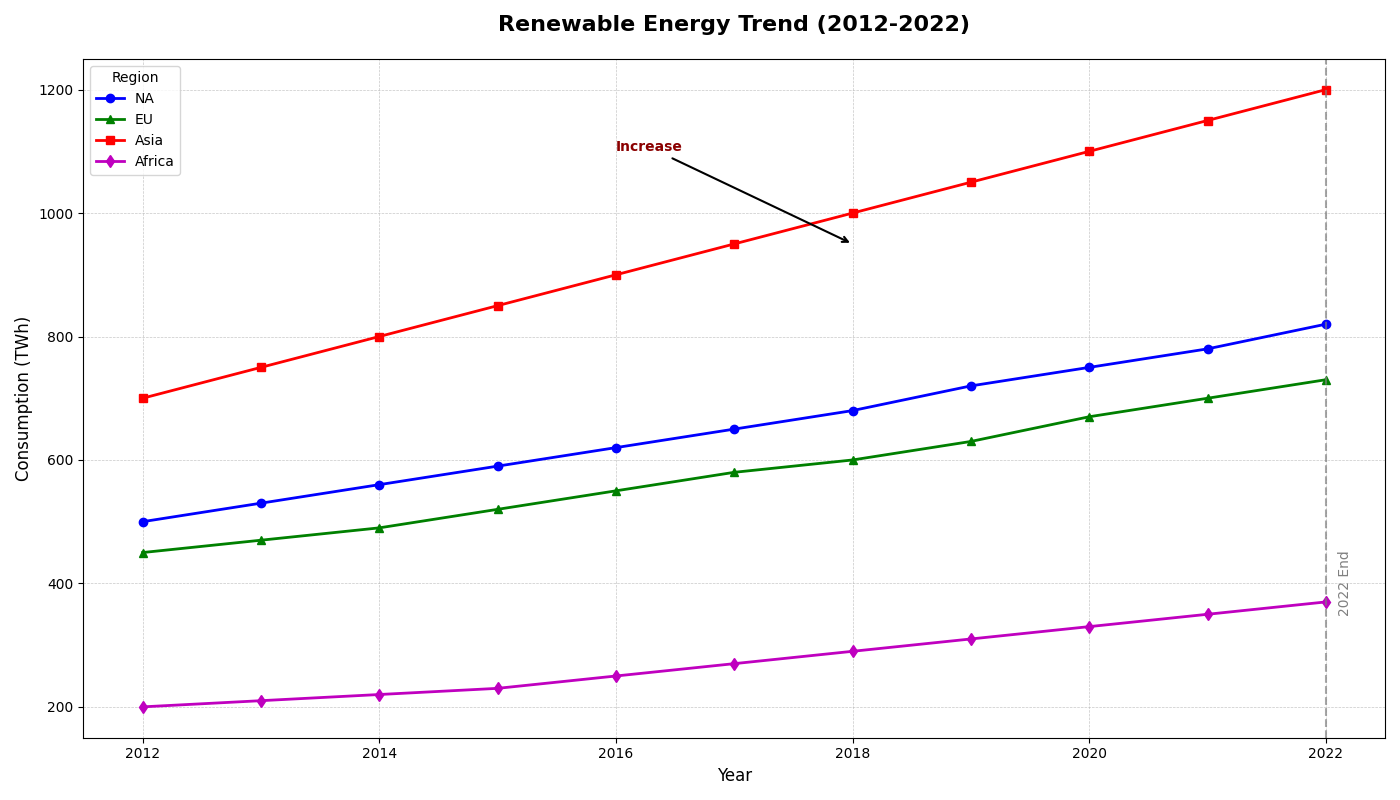

Write the Python code that produced this figure.
import matplotlib.pyplot as plt
import numpy as np

regions = ["NA", "EU", "Asia", "Africa"]
years = np.arange(2012, 2023)

na_consumption = [500, 530, 560, 590, 620, 650, 680, 720, 750, 780, 820]
eu_consumption = [450, 470, 490, 520, 550, 580, 600, 630, 670, 700, 730]
asia_consumption = [700, 750, 800, 850, 900, 950, 1000, 1050, 1100, 1150, 1200]
africa_consumption = [200, 210, 220, 230, 250, 270, 290, 310, 330, 350, 370]

fig, ax = plt.subplots(figsize=(14, 8))

ax.plot(years, na_consumption, label='NA', marker='o', linestyle='-', color='b', linewidth=2)
ax.plot(years, eu_consumption, label='EU', marker='^', linestyle='-', color='g', linewidth=2)
ax.plot(years, asia_consumption, label='Asia', marker='s', linestyle='-', color='r', linewidth=2)
ax.plot(years, africa_consumption, label='Africa', marker='d', linestyle='-', color='m', linewidth=2)

ax.set_title("Renewable Energy Trend (2012-2022)", fontsize=16, fontweight='bold', pad=20)
ax.set_xlabel("Year", fontsize=12)
ax.set_ylabel("Consumption (TWh)", fontsize=12)

ax.legend(loc='upper left', fontsize=10, title="Region", frameon=True)
ax.grid(True, which='major', linestyle='--', linewidth=0.5, alpha=0.7)

ax.annotate('Increase',
            xy=(2018, 950), 
            xytext=(2016, 1100),
            arrowprops=dict(facecolor='black', arrowstyle='->', lw=1.5),
            fontsize=10, fontweight='bold', color='darkred')

ax.axvline(x=2022, color='gray', linestyle='--', linewidth=1.5, alpha=0.7)
ax.text(2022.1, 400, '2022 End', rotation=90, verticalalignment='center', fontsize=10, color='gray')

plt.tight_layout()
plt.show()
